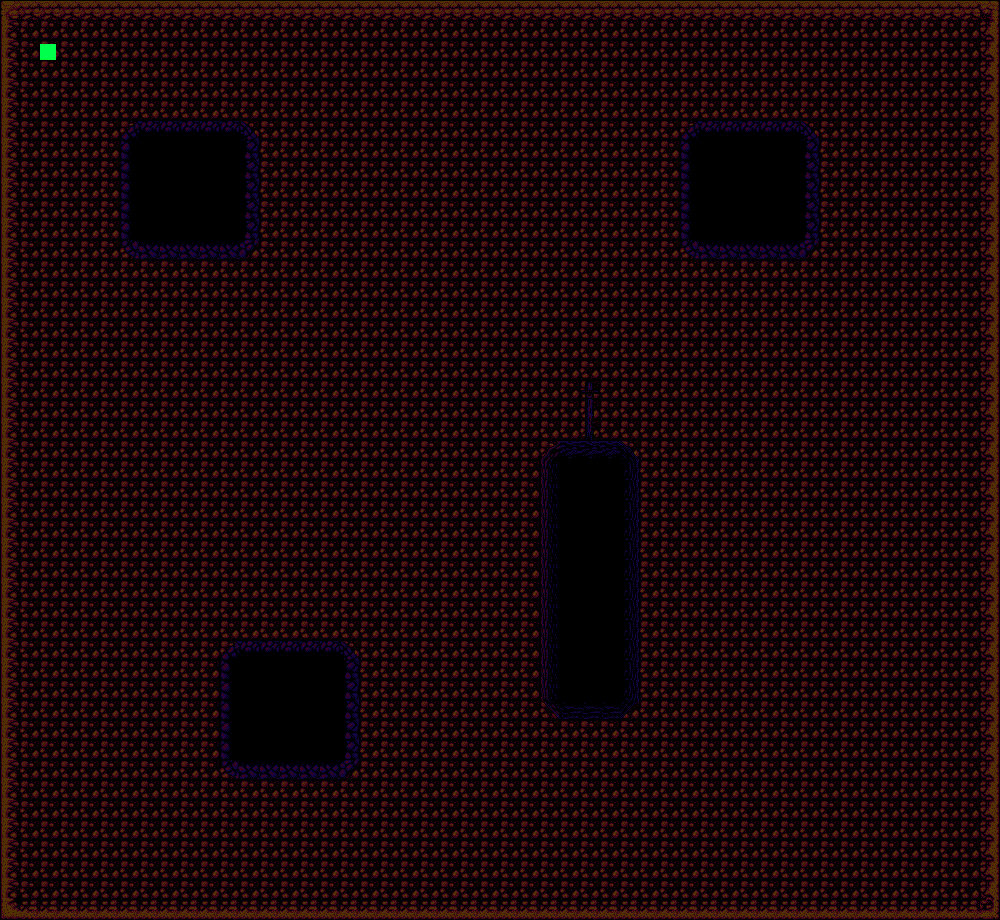

This game map was drawn from its Tiled (.tmx) file and the tilesets committed beside it. A one-line description and the trimmed map source follow:
An orthogonal 50x46 tile map with 20x20 px tiles, 4 tile layers (Background, Logic, Obstacles, Buildings), 2 tilesets and 13 objects.

<map version="1.10" tiledversion="1.11.2" orientation="orthogonal" renderorder="right-down" width="50" height="46" tilewidth="20" tileheight="20" infinite="0" nextlayerid="22" nextobjectid="159">
 <tileset firstgid="1" name="AutumnHillsTileset_8" tilewidth="20" tileheight="20" tilecount="625" columns="25">
  <image source="AutumnHillsTileset_8.png" width="500" height="500" />
 </tileset>
 <tileset firstgid="626" name="metadata" tilewidth="16" tileheight="16" tilecount="7" columns="7">
  <image source="metadata.png" width="112" height="16" />
 </tileset>
 <layer id="6" name="Background" width="50" height="46">
  <properties>
   <property name="Draw" type="bool" value="true" />
  </properties>
  <data>[2300 cells, 2300 non-empty, 9 distinct tile ids]</data>
 </layer>
 <objectgroup id="9" name="Boundaries">
  <object id="125" x="120" y="120" width="140" height="140" />
  <object id="126" x="540" y="440" width="100" height="280" />
  <object id="132" x="680" y="120" width="140" height="140" />
  <object id="133" x="220" y="640" width="140" height="140" />
  <object id="149" x="0" y="-20" width="1000" height="20" />
  <object id="150" x="1000" y="0" width="20" height="920" />
  <object id="151" x="0" y="920" width="1000" height="20" />
  <object id="152" x="-20" y="0" width="20" height="920" />
 </objectgroup>
 <layer id="8" name="Logic" width="50" height="46">
  <properties>
   <property name="Draw" type="bool" value="false" />
  </properties>
  <data>[2300 cells, 1 non-empty, 1 distinct tile ids]</data>
 </layer>
 <layer id="19" name="Obstacles" width="50" height="46">
  <data>[2300 cells, 0 non-empty, 0 distinct tile ids]</data>
 </layer>
 <layer id="17" name="Buildings" width="50" height="46">
  <properties>
   <property name="Draw" type="bool" value="true" />
  </properties>
  <data>[2300 cells, 220 non-empty, 21 distinct tile ids]</data>
 </layer>
 <objectgroup id="20" name="NPC">
  <object id="154" x="602.667" y="182.666">
   <properties>
    <property name="id" value="CH-001" />
   </properties>
   <point />
  </object>
  <object id="156" x="316" y="57">
   <properties>
    <property name="id" value="CH-002" />
   </properties>
   <point />
  </object>
  <object id="157" x="148" y="487">
   <properties>
    <property name="id" value="CH-003" />
   </properties>
   <point />
  </object>
  <object id="158" x="362" y="200">
   <properties>
    <property name="id" value="CH-004" />
   </properties>
   <point />
  </object>
 </objectgroup>
 <objectgroup id="21" name="Items">
  <object id="155" x="442.663" y="365.981">
   <properties>
    <property name="id" value="IT-001" />
   </properties>
   <point />
  </object>
 </objectgroup>
</map>
